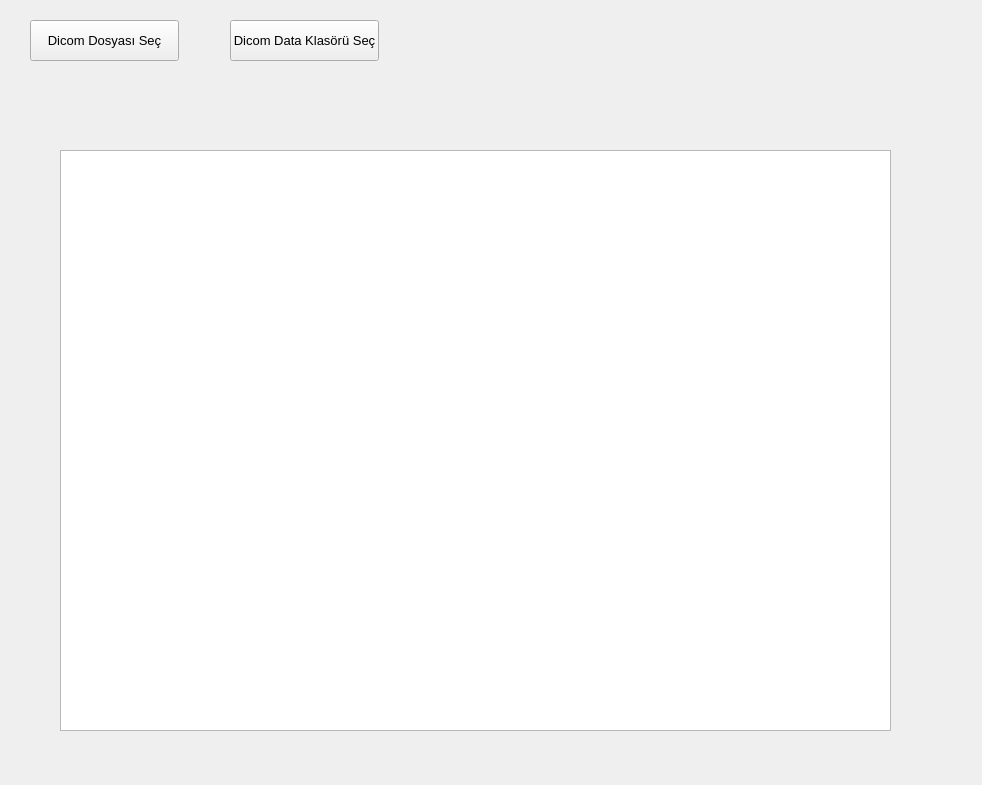
<?xml version="1.0" encoding="UTF-8"?>
<ui version="4.0">
 <class>Form</class>
 <widget class="QWidget" name="Form">
  <property name="geometry">
   <rect>
    <x>0</x>
    <y>0</y>
    <width>982</width>
    <height>785</height>
   </rect>
  </property>
  <property name="font">
   <font>
    <family>Segoe UI</family>
    <pointsize>10</pointsize>
   </font>
  </property>
  <property name="windowTitle">
   <string>Dicom Processor</string>
  </property>
  <property name="styleSheet">
   <string notr="true">QTextEdit{
	border:solid 4px black;
	background:#ffffff;
	font-size:11px;
}

QPushButton,
QToolButton{
	background-color:gray;
	color:white;
	font-size:13px;
	border: 2px solid gray;
	border-radius: 5px;
}
 

QPushButton:hover,
QToolButton:hover{
	background:white; 
	color:gray; 
}

QPushButton#btnOpenFile{
	background-color:#f40352;
	border: 2px solid #f40352;
}

QPushButton#btnOpenFile:hover{
	background:white;  
	color:#f40352;
}

.clsDeneme{
color:red
}</string>
  </property>
  <widget class="QPushButton" name="btnOpenFile">
   <property name="geometry">
    <rect>
     <x>30</x>
     <y>20</y>
     <width>149</width>
     <height>41</height>
    </rect>
   </property>
   <property name="styleSheet">
    <string notr="true"/>
   </property>
   <property name="text">
    <string>Dicom Dosyası Seç</string>
   </property>
  </widget>
  <widget class="QTextEdit" name="txtHeader">
   <property name="geometry">
    <rect>
     <x>60</x>
     <y>150</y>
     <width>831</width>
     <height>581</height>
    </rect>
   </property>
  </widget>
  <widget class="QPushButton" name="btnOpenFolder">
   <property name="geometry">
    <rect>
     <x>230</x>
     <y>20</y>
     <width>149</width>
     <height>41</height>
    </rect>
   </property>
   <property name="styleSheet">
    <string notr="true"/>
   </property>
   <property name="text">
    <string>Dicom Data Klasörü Seç</string>
   </property>
  </widget>
 </widget>
 <resources/>
 <connections/>
</ui>
